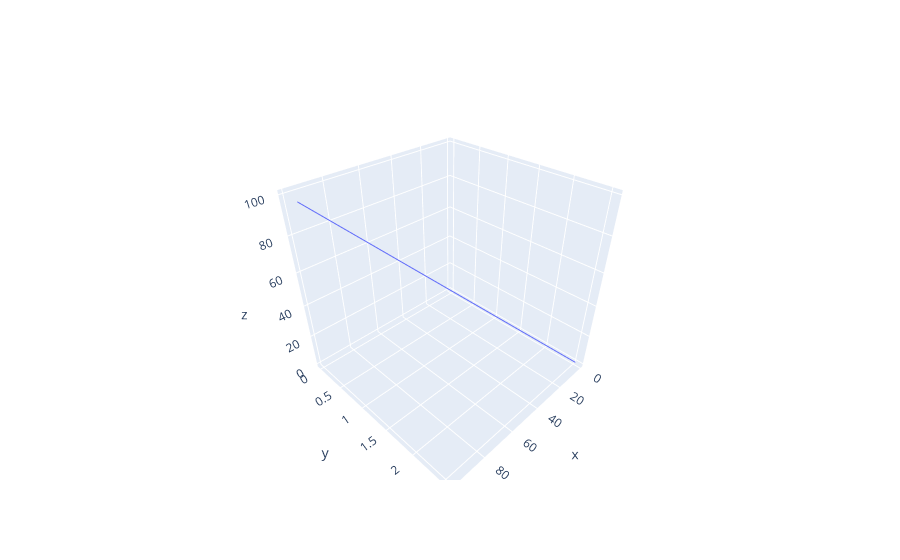

Notebook cell for this chart:
### Code cell
fig = go.Figure(data=[go.Scatter3d(x=x, y=y, z=t,
                                   mode='lines')])
fig.show()

### Figure 1 — Plotly figure (JSON) as saved in the notebook; plotly's stock layout.template omitted (floating-point values rounded to 4 significant figures; data arrays with more than 128 entries replaced by an {"elided": "..."} marker saying what was removed)
{"data": [{"mode": "lines", "type": "scatter3d", "x": [1, 2, 3, 4, 5, 6, 7, 8, 9, 10, 11, 12, 13, 14, 15, 16, 17, 18, 19, 20, 21, 22, 23, 24, 25, 26, 27, 28, 29, 30, 31, 32, 33, 34, 35, 36, 37, 38, 39, 40, 41, 42, 43, 44, 45, 46, 47, 48, 49, 50, 51, 52, 53, 54, 55, 56, 57, 58, 59, 60, 61, 62, 63, 64, 65, 66, 67, 68, 69, 70, 71, 72, 73, 74, 75, 76, 77, 78, 79, 80, 81, 82, 83, 84, 85, 86, 87, 88, 89, 90, 91, 92, 93, 94, 95, 96, 97, 98, 99], "y": {"elided": "9801 float values"}, "z": [1, 2, 3, 4, 5, 6, 7, 8, 9, 10, 11, 12, 13, 14, 15, 16, 17, 18, 19, 20, 21, 22, 23, 24, 25, 26, 27, 28, 29, 30, 31, 32, 33, 34, 35, 36, 37, 38, 39, 40, 41, 42, 43, 44, 45, 46, 47, 48, 49, 50, 51, 52, 53, 54, 55, 56, 57, 58, 59, 60, 61, 62, 63, 64, 65, 66, 67, 68, 69, 70, 71, 72, 73, 74, 75, 76, 77, 78, 79, 80, 81, 82, 83, 84, 85, 86, 87, 88, 89, 90, 91, 92, 93, 94, 95, 96, 97, 98, 99]}], "layout": {}}
